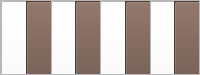
      <widget class="QFrame" name="w6">
       <property name="minimumSize">
        <size>
         <width>0</width>
         <height>75</height>
        </size>
       </property>
       <property name="maximumSize">
        <size>
         <width>16777215</width>
         <height>75</height>
        </size>
       </property>
       <property name="styleSheet">
        <string notr="true">border-width:0px;</string>
       </property>
       <property name="frameShape">
        <enum>QFrame::StyledPanel</enum>
       </property>
       <property name="frameShadow">
        <enum>QFrame::Raised</enum>
       </property>
       <layout class="QHBoxLayout" name="horizontalLayout_28">
        <property name="spacing">
         <number>0</number>
        </property>
        <property name="leftMargin">
         <number>0</number>
        </property>
        <property name="topMargin">
         <number>0</number>
        </property>
        <property name="rightMargin">
         <number>0</number>
        </property>
        <property name="bottomMargin">
         <number>0</number>
        </property>
        <item>
         <widget class="QFrame" name="f60">
          <property name="styleSheet">
           <string notr="true">background-color: rgb(255, 255, 255);</string>
          </property>
          <property name="frameShape">
           <enum>QFrame::StyledPanel</enum>
          </property>
          <property name="frameShadow">
           <enum>QFrame::Raised</enum>
          </property>
          <widget class="QPushButton" name="p60">
           <property name="geometry">
            <rect>
             <x>0</x>
             <y>0</y>
             <width>75</width>
             <height>75</height>
            </rect>
           </property>
           <property name="minimumSize">
            <size>
             <width>75</width>
             <height>75</height>
            </size>
           </property>
           <property name="contextMenuPolicy">
            <enum>Qt::NoContextMenu</enum>
           </property>
           <property name="text">
            <string/>
           </property>
           <property name="checkable">
            <bool>false</bool>
           </property>
           <property name="autoExclusive">
            <bool>true</bool>
           </property>
          </widget>
         </widget>
        </item>
        <item>
         <widget class="QFrame" name="f61">
          <property name="styleSheet">
           <string notr="true">
background-color: rgb(108, 82, 70);</string>
          </property>
          <property name="frameShape">
           <enum>QFrame::StyledPanel</enum>
          </property>
          <property name="frameShadow">
           <enum>QFrame::Raised</enum>
          </property>
          <widget class="QPushButton" name="p61">
           <property name="geometry">
            <rect>
             <x>0</x>
             <y>0</y>
             <width>75</width>
             <height>75</height>
            </rect>
           </property>
           <property name="minimumSize">
            <size>
             <width>75</width>
             <height>75</height>
            </size>
           </property>
           <property name="contextMenuPolicy">
            <enum>Qt::NoContextMenu</enum>
           </property>
           <property name="text">
            <string/>
           </property>
           <property name="checkable">
            <bool>false</bool>
           </property>
           <property name="autoExclusive">
            <bool>true</bool>
           </property>
          </widget>
         </widget>
        </item>
        <item>
         <widget class="QFrame" name="f62">
          <property name="styleSheet">
           <string notr="true">background-color: rgb(255, 255, 255);</string>
          </property>
          <property name="frameShape">
           <enum>QFrame::StyledPanel</enum>
          </property>
          <property name="frameShadow">
           <enum>QFrame::Raised</enum>
          </property>
          <widget class="QPushButton" name="p62">
           <property name="geometry">
            <rect>
             <x>0</x>
             <y>0</y>
             <width>75</width>
             <height>75</height>
            </rect>
           </property>
           <property name="minimumSize">
            <size>
             <width>75</width>
             <height>75</height>
            </size>
           </property>
           <property name="contextMenuPolicy">
            <enum>Qt::NoContextMenu</enum>
           </property>
           <property name="text">
            <string/>
           </property>
           <property name="checkable">
            <bool>false</bool>
           </property>
           <property name="autoExclusive">
            <bool>true</bool>
           </property>
          </widget>
         </widget>
        </item>
        <item>
         <widget class="QFrame" name="f63">
          <property name="styleSheet">
           <string notr="true">
background-color: rgb(108, 82, 70);</string>
          </property>
          <property name="frameShape">
           <enum>QFrame::StyledPanel</enum>
          </property>
          <property name="frameShadow">
           <enum>QFrame::Raised</enum>
          </property>
          <widget class="QPushButton" name="p63">
           <property name="geometry">
            <rect>
             <x>0</x>
             <y>0</y>
             <width>75</width>
             <height>75</height>
            </rect>
           </property>
           <property name="minimumSize">
            <size>
             <width>75</width>
             <height>75</height>
            </size>
           </property>
           <property name="contextMenuPolicy">
            <enum>Qt::NoContextMenu</enum>
           </property>
           <property name="text">
            <string/>
           </property>
           <property name="checkable">
            <bool>false</bool>
           </property>
           <property name="autoExclusive">
            <bool>true</bool>
           </property>
          </widget>
         </widget>
        </item>
        <item>
         <widget class="QFrame" name="f64">
          <property name="styleSheet">
           <string notr="true">background-color: rgb(255, 255, 255);</string>
          </property>
          <property name="frameShape">
           <enum>QFrame::StyledPanel</enum>
          </property>
          <property name="frameShadow">
           <enum>QFrame::Raised</enum>
          </property>
          <widget class="QPushButton" name="p64">
           <property name="geometry">
            <rect>
             <x>0</x>
             <y>0</y>
             <width>75</width>
             <height>75</height>
            </rect>
           </property>
           <property name="minimumSize">
            <size>
             <width>75</width>
             <height>75</height>
            </size>
           </property>
           <property name="contextMenuPolicy">
            <enum>Qt::NoContextMenu</enum>
           </property>
           <property name="text">
            <string/>
           </property>
           <property name="checkable">
            <bool>false</bool>
           </property>
           <property name="autoExclusive">
            <bool>true</bool>
           </property>
          </widget>
         </widget>
        </item>
        <item>
         <widget class="QFrame" name="f65">
          <property name="styleSheet">
           <string notr="true">
background-color: rgb(108, 82, 70);</string>
          </property>
          <property name="frameShape">
           <enum>QFrame::StyledPanel</enum>
          </property>
          <property name="frameShadow">
           <enum>QFrame::Raised</enum>
          </property>
          <widget class="QPushButton" name="p65">
           <property name="geometry">
            <rect>
             <x>0</x>
             <y>0</y>
             <width>75</width>
             <height>75</height>
            </rect>
           </property>
           <property name="minimumSize">
            <size>
             <width>75</width>
             <height>75</height>
            </size>
           </property>
           <property name="contextMenuPolicy">
            <enum>Qt::NoContextMenu</enum>
           </property>
           <property name="text">
            <string/>
           </property>
           <property name="checkable">
            <bool>false</bool>
           </property>
           <property name="autoExclusive">
            <bool>true</bool>
           </property>
          </widget>
         </widget>
        </item>
        <item>
         <widget class="QFrame" name="f66">
          <property name="styleSheet">
           <string notr="true">background-color: rgb(255, 255, 255);</string>
          </property>
          <property name="frameShape">
           <enum>QFrame::StyledPanel</enum>
          </property>
          <property name="frameShadow">
           <enum>QFrame::Raised</enum>
          </property>
          <widget class="QPushButton" name="p66">
           <property name="geometry">
            <rect>
             <x>0</x>
             <y>0</y>
             <width>75</width>
             <height>75</height>
            </rect>
           </property>
           <property name="minimumSize">
            <size>
             <width>75</width>
             <height>75</height>
            </size>
           </property>
           <property name="contextMenuPolicy">
            <enum>Qt::NoContextMenu</enum>
           </property>
           <property name="text">
            <string/>
           </property>
           <property name="checkable">
            <bool>false</bool>
           </property>
           <property name="autoExclusive">
            <bool>true</bool>
           </property>
          </widget>
         </widget>
        </item>
        <item>
         <widget class="QFrame" name="f67">
          <property name="styleSheet">
           <string notr="true">
background-color: rgb(108, 82, 70);</string>
          </property>
          <property name="frameShape">
           <enum>QFrame::StyledPanel</enum>
          </property>
          <property name="frameShadow">
           <enum>QFrame::Raised</enum>
          </property>
          <widget class="QPushButton" name="p67">
           <property name="geometry">
            <rect>
             <x>0</x>
             <y>0</y>
             <width>75</width>
             <height>75</height>
            </rect>
           </property>
           <property name="minimumSize">
            <size>
             <width>75</width>
             <height>75</height>
            </size>
           </property>
           <property name="contextMenuPolicy">
            <enum>Qt::NoContextMenu</enum>
           </property>
           <property name="text">
            <string/>
           </property>
           <property name="checkable">
            <bool>false</bool>
           </property>
           <property name="autoExclusive">
            <bool>true</bool>
           </property>
          </widget>
         </widget>
        </item>
       </layout>
      </widget>
